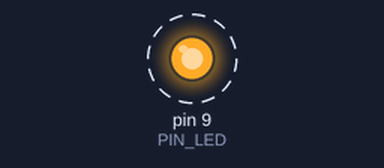
A sketch run on a simulated Arduino Uno, built with avr-gcc and run on an emulated ATmega328P. Shown: output pins drawn as LEDs (lit = HIGH). Dashed ring = blinking.

Above: at 0.2 s.
Timing chart, 0 to 3.0 s (numbered marks = the images above):
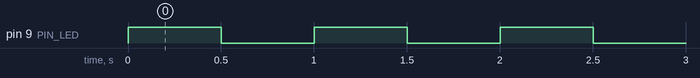

The sketch:

02_led_simple.ino
```cpp
//Se define la constante LED con valor 9


const int PIN_LED = 9;


void setup() {
  //Se establece el pin 9 (LED) como salida
  pinMode(PIN_LED, OUTPUT);
}

void loop() {
  //Se pone a alta el pin digital LED (led encendido)
  digitalWrite(PIN_LED, HIGH);
  //Se espera 500 ms
  delay(500);
  //Se pone a baja el pin digital LED (led apagado)
  digitalWrite(PIN_LED, LOW);
  //Se espera 500 ms
  delay(500);
}
```

Measured:
- by itself, pin 9 (PIN_LED): alternates HIGH for 0.50 s and LOW for 0.50 s
